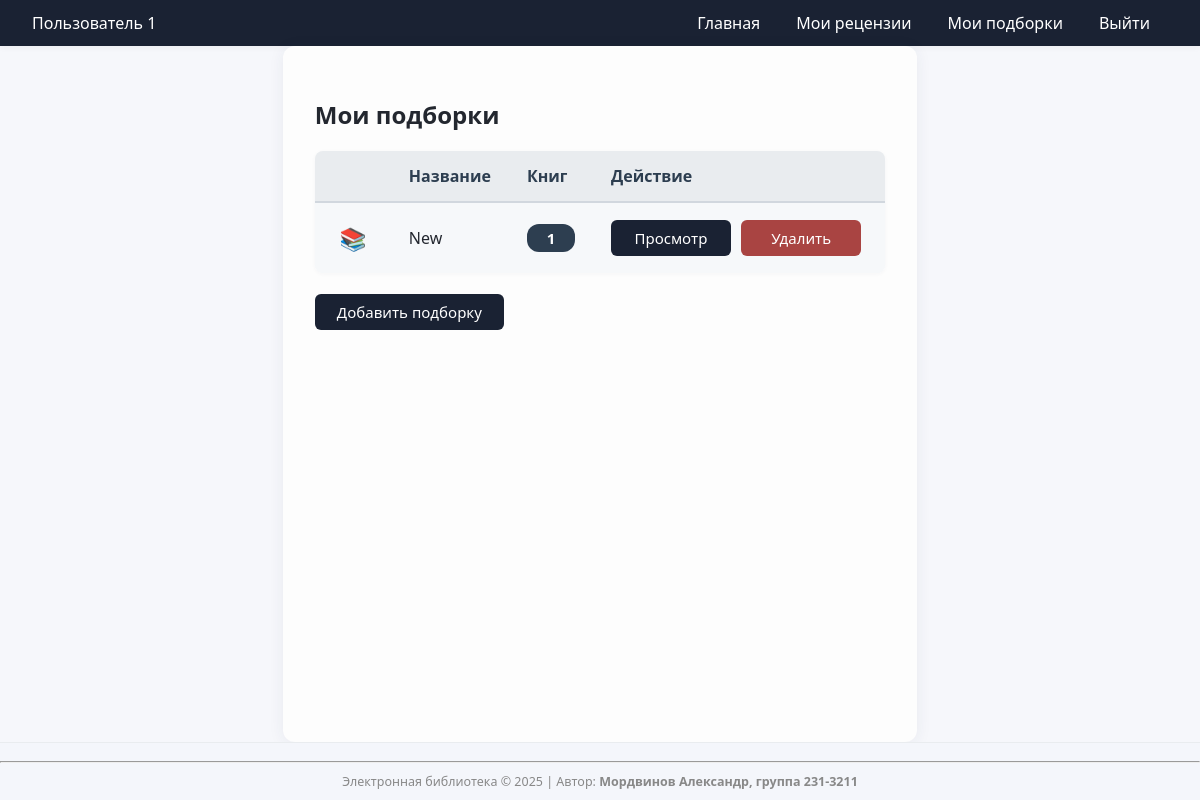
The app's page /collections (signed in) with its own data.
### models.py (models this page shows)
class User(UserMixin, db.Model):
    __tablename__ = 'users'
    id: int = db.Column(db.Integer, primary_key=True)
    username: str = db.Column(db.String(64), unique=True, nullable=False)
    password_hash: str = db.Column(db.String(128), nullable=False)
    last_name: str = db.Column(db.String(64), nullable=False)
    first_name: str = db.Column(db.String(64), nullable=False)
    middle_name: str = db.Column(db.String(64))
    role_id: int = db.Column(db.Integer, db.ForeignKey('roles.id'), nullable=False)
    reviews = db.relationship('Review', backref='user', lazy=True)
    collections = db.relationship('Collection', backref='user', lazy=True)

class Collection(db.Model):
    __tablename__ = 'collections'
    id = db.Column(db.Integer, primary_key=True)
    name = db.Column(db.String(128), nullable=False)
    user_id = db.Column(db.Integer, db.ForeignKey('users.id'), nullable=False)
    books = db.relationship('Book', secondary='collections_books', back_populates='collections')

### app.py (the view)
@app.route('/collections')
@login_required
def my_collections():
    if current_user.role.name != 'user':
        abort(403)
    collections = Collection.query.filter_by(user_id=current_user.id).all()
    collections_info = [
        {
            'id': c.id,
            'name': c.name,
            'books_count': len(c.books)
        } for c in collections
    ]
    return render_template('my_collections.html', collections=collections_info)

### app.py (called while the page is built)
@login_manager.user_loader
def load_user(user_id):
    return db.session.get(User, int(user_id))

### templates/my_collections.html (shortened to what this page needs)
{% extends 'base.html' %}
{% block content %}
<h2>Мои подборки</h2>
<table class="collections-table">
    <tr>
        <th style="width:40px;"></th>
        <th>Название</th>
        <th>Книг</th>
        <th>Действие</th>
    </tr>
    {% for c in collections %}
    <tr>
        <td style="text-align:center;">
            <span style="font-size:22px; color:#2d3e50;">&#128218;</span>
        </td>
        <td style="font-weight:500;">{{ c.name }}</td>
        <td>
            <span class="badge">{{ c.books_count }}</span>
        </td>
        <td>
            <a href="{{ url_for('collection_view', collection_id=c.id) }}" class="btn btn-small collection-action-btn">Просмотр</a>
            <form method="post" action="{{ url_for('delete_collection', collection_id=c.id) }}" style="display:inline;">
                <button type="submit" class="btn btn-small collection-action-btn collection-delete-btn" onclick="return confirm('Удалить подборку?');">Удалить</button>
            </form>
        </td>
    </tr>
    {% endfor %}
</table>
<div style="margin-top:18px;">
    <button class="btn" onclick="showAddCollectionModal()">Добавить подборку</button>
</div>
{% endblock %}

### templates/base.html (shortened to what this page needs)
<!DOCTYPE html>
<html lang="ru">
<head>
    <link rel="stylesheet" href="/static/style.css">
</head>
<body>
    <nav>
        <div class="nav-left">
            {% if current_user.is_authenticated %}
                <span class="nav-user">
                    {{ current_user.first_name }} {{ current_user.last_name }}
                </span>
            {% else %}
                <span class="nav-user">Гость</span>
            {% endif %}
        </div>
        <div class="nav-right">
            <a href="/">Главная</a>
            {% if current_user.is_authenticated %}
                {% if current_user.role.name == 'user' %}
                    <a href="/my-reviews">Мои рецензии</a>
                    <a href="/collections">Мои подборки</a>
                {% elif current_user.role.name == 'moderator' %}
                    <a href="/moderate">Модерация рецензий</a>
                {% endif %}
                <a href="/logout">Выйти</a>
            {% else %}
                <a href="/login">Войти</a>
            {% endif %}
        </div>
    </nav>
    <main>
        {% block content %}{% endblock %}
    </main>
    <footer>
        <hr>
        <small>Электронная библиотека &copy; 2025 | Автор: <b>Мордвинов Александр, группа 231-3211</b></small>
    </footer>
</body>
</html>

### static/style.css (style rules this page uses)
body { font-family: 'Segoe UI', Arial, sans-serif; margin: 0; padding: 0; background: #f6f7fb; color: #23272f; }
nav { background: #1a2233; color: #fff; padding: 12px 0 12px 30px; box-shadow: 0 2px 6px rgba(0,0,0,0.04); }
nav a { color: #fff; margin-right: 18px; text-decoration: none; font-weight: 500; transition: color 0.2s; }
nav span { margin-left: 30px; font-weight: 400; color: #ffb347; }
main { max-width: 1600px; margin: 0 auto; background: #fdfdfd; padding: 32px 32px 24px 32px; border-radius: 12px; box-shadow: 0 2px 16px rgba(44,62,80,0.07); }
footer { text-align: center; margin: 0; color: #888; font-size: 15px; background: #f6f7fb; }
.btn, .btn-small, button, input[type="submit"] { background: #1a2233; color: #fff; border: none; padding: 8px 22px; border-radius: 6px; font-size: 15px; cursor: pointer; margin: 3px 0; transition: background 0.2s, color 0.2s; font-family: inherit; }
.btn-small { font-size: 14px; padding: 4px 16px; height: 32px; }
.btn, .btn-small, a.btn, a.btn-small { text-decoration: none !important; }
table { width: 100%; border-collapse: collapse; margin-bottom: 18px; background: #f8fafc; border-radius: 8px; overflow: hidden; box-shadow: 0 1px 4px rgba(44,62,80,0.04); }
th, td { padding: 14px 18px; text-align: left; }
th { background: #e3e7ef; font-weight: 600; color: #1a2233; border-bottom: 2px solid #cfd8dc; }
tr:nth-child(even) { background: #f3f5fa; }

### templates/base.html (style rules this page uses)
html, body { height: 100%; }
body { min-height: 100vh; display: flex; flex-direction: column; }
main { flex: 1 0 auto; }
nav { display: flex; justify-content: space-between; align-items: center; padding-right: 32px; padding-left: 32px; }
.nav-left { display: flex; align-items: center; gap: 18px; }
.nav-user { color: #fff; font-weight: 500; margin-left: 0; }
.nav-right { display: flex; align-items: center; gap: 18px; }
.nav-right a { margin-left: 0; }
footer { text-align: center; padding: 10px 0; background-color: #f4f6fb; border-top: 1px solid #e9ecef; box-sizing: border-box; }

### templates/my_collections.html (style rules this page uses)
.collections-table { width: 100%; border-collapse: collapse; margin-bottom: 18px; background: #fafbfc; border-radius: 8px; overflow: hidden; box-shadow: 0 1px 4px rgba(44,62,80,0.04); }
.collections-table th, .collections-table td { padding: 14px 18px; text-align: left; }
.collections-table th { background: #e9ecef; font-weight: 600; color: #2d3e50; border-bottom: 2px solid #d1d7de; }
.collections-table tr:nth-child(even) { background: #f6f8fa; }
.badge { display: inline-block; min-width: 28px; padding: 4px 10px; font-size: 15px; font-weight: 600; color: #fff; background: #2d3e50; border-radius: 12px; text-align: center; }
.collection-action-btn { min-width: 120px; height: 36px; font-size: 15px; padding: 6px 0; text-align: center; box-sizing: border-box; display: inline-flex; align-items: center; justify-content: center; margin-right: 6px; }
.collection-delete-btn { background: #a94442; }

### records on screen
User: first_name "Пользователь", last_name "1"
Collection: name "New", books_count "1"
